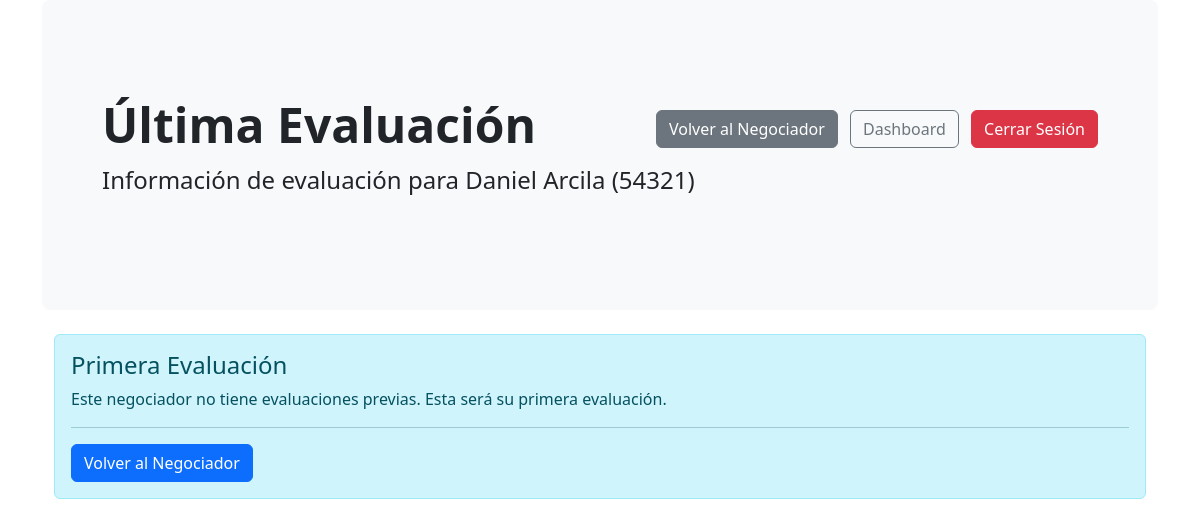
Page /negotiator/54321/last-evaluation/ (signed in) on the earlier database version.
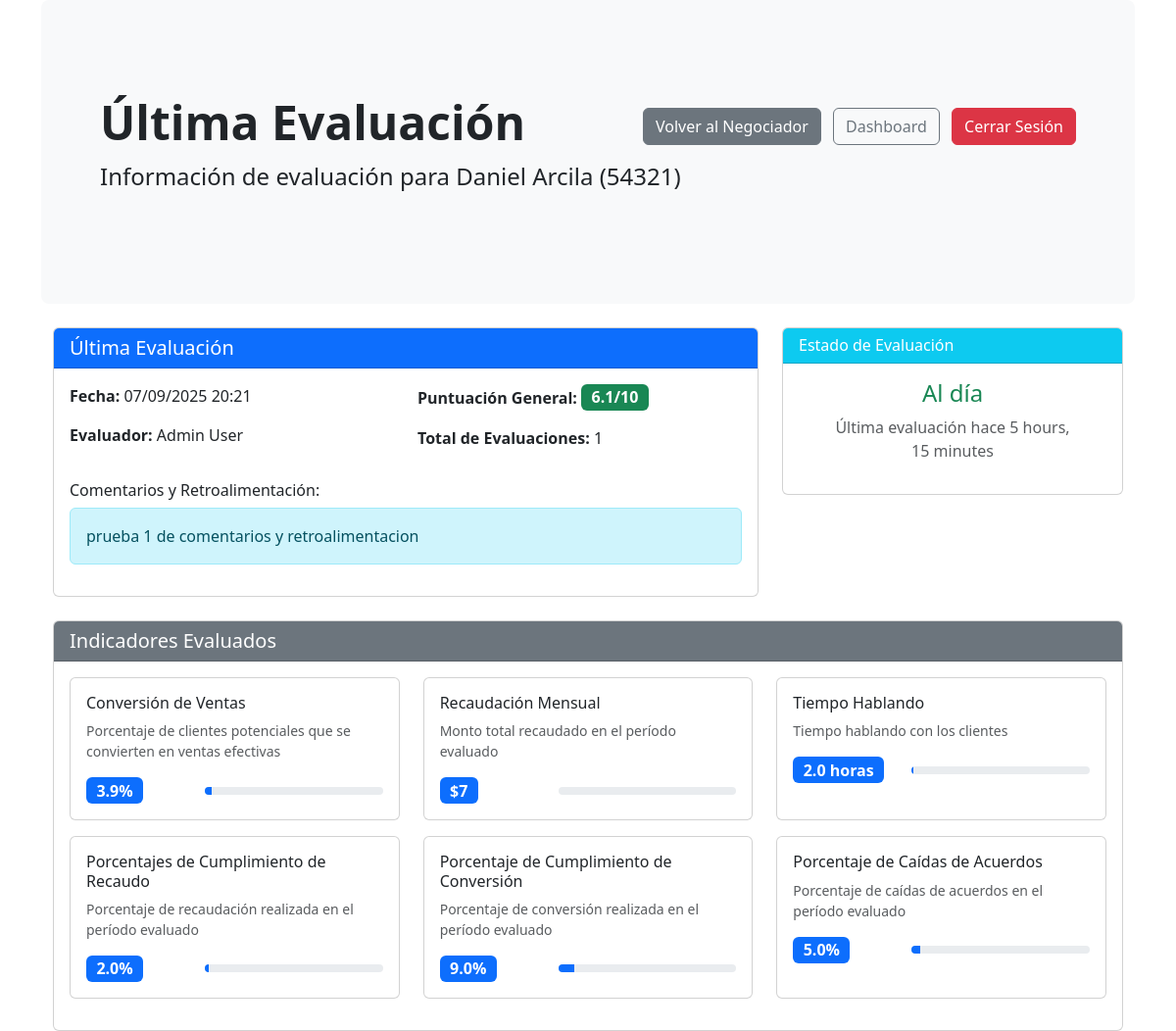
Same page on the later database version.
### accounts/models.py (models this page shows, shortened)
class Negotiator(models.Model):
    leader = models.ForeignKey(
        User,
        on_delete=models.CASCADE,
        related_name='negotiators',
        limit_choices_to={'role': 'lider'}
    )
    name = models.CharField(max_length=255)
    cedula = models.CharField(max_length=12, unique=True)
    @property
    def get_evaluation_status(self):
        last_evaluation = self.evaluations.order_by('-date').first()
        if not last_evaluation:
            return "Pendiente"
        six_months_ago = timezone.now() - timedelta(days=180)
        if last_evaluation.date < six_months_ago:
            return "Pendiente"
        return "Al día"
    def get_last_evaluation(self):
        return self.evaluations.order_by('-date').first()
    def has_evaluations(self):
        return self.evaluations.exists()
    def get_evaluation_count(self):
        return self.evaluations.count()

class Evaluation(models.Model):
    negotiator = models.ForeignKey(Negotiator, on_delete=models.CASCADE, related_name='evaluations')
    evaluator = models.ForeignKey(User, on_delete=models.CASCADE, related_name='evaluations_made')
    date = models.DateTimeField(auto_now_add=True)
    overall_score = models.FloatField(default=0.0)
    feedback = models.TextField(blank=True)

class User(AbstractBaseUser, PermissionsMixin):
    cedula_validator = RegexValidator(
        regex=r'^\d{5,12}$',
        message='La cédula debe tener entre 5 y 12 dígitos numéricos.'
    )
    cedula = models.CharField(
        max_length=12,
        unique=True,
        validators=[cedula_validator],
        primary_key=True,
        help_text='Documento de identidad'
    )
    email = models.EmailField(max_length=255, unique=True)
    first_name = models.CharField(max_length=255, blank=True)
    last_name = models.CharField(max_length=255, blank=True)
    is_active = models.BooleanField(default=True)
    is_staff = models.BooleanField(default=False)
    ROLE_CHOICES = (
        ('lider', 'Líder'),
        ('administrativo', 'Administrativo'),
    )
    role = models.CharField(max_length=20, choices=ROLE_CHOICES, default='administrativo')
    objects = UserManager()
    USERNAME_FIELD = 'cedula'
    REQUIRED_FIELDS = ['email', 'first_name', 'last_name']

class EvaluationKPI(models.Model):
    evaluation = models.ForeignKey(Evaluation, on_delete=models.CASCADE, related_name='kpis')
    kpi = models.ForeignKey(KPI, on_delete=models.CASCADE)
    score = models.FloatField(default=0.0)
    class Meta:
        unique_together = ('evaluation', 'kpi')

class KPI(models.Model):
    KPI_TYPE_CHOICES = [
        ('score', 'Puntuación (0-10)'),
        ('percentage', 'Porcentaje (0-100%)'),
        ('amount', 'Monto (pesos)'),
        ('hours', 'Horas'),
        ('count', 'Cantidad'),
    ]
    name = models.CharField(max_length=255)
    description = models.TextField(blank=True)
    kpi_type = models.CharField(max_length=20, choices=KPI_TYPE_CHOICES, default='score')
    min_value = models.FloatField(default=0.0, help_text='Valor mínimo permitido')
    max_value = models.FloatField(default=10.0, help_text='Valor máximo permitido')
    unit = models.CharField(max_length=20, blank=True, help_text='Unidad de medida (ej: %, $, horas)')
    def get_display_value(self, value):
        if self.kpi_type == 'percentage':
            return f"{value:.1f}%"
        elif self.kpi_type == 'amount':
            return f"${value:,.0f}"
        elif self.kpi_type == 'hours':
            return f"{value:.1f} horas"
        elif self.kpi_type == 'count':
            return f"{value:.0f}"
        else:  # score
            return f"{value:.1f}/10"

### accounts/views.py (the view)
# urls.py: path('negotiator/<str:cedula>/last-evaluation/', views.last_evaluation_view, name='last_evaluation'),
@login_required
def last_evaluation_view(request, cedula):
    if request.user.role != 'lider':
        return redirect('profile')
    negotiator = get_object_or_404(Negotiator, cedula=cedula, leader=request.user)
    last_evaluation = negotiator.get_last_evaluation()
    evaluation_kpis = []
    if last_evaluation:
        evaluation_kpis = last_evaluation.kpis.all().select_related('kpi')
    context = {
        'negotiator': negotiator,
        'last_evaluation': last_evaluation,
        'evaluation_kpis': evaluation_kpis,
        'has_evaluations': negotiator.has_evaluations(),
        'evaluation_count': negotiator.get_evaluation_count()
    }
    return render(request, 'accounts/last_evaluation.html', context)

### accounts/templatetags/kpi_tags.py (called while the page is built)
@register.filter
def kpi_display(kpi, value):
    return kpi.get_display_value(value)

### templates/accounts/last_evaluation.html (shortened to what the changed rows need)
{% extends 'base.html' %}
{% load kpi_tags %}
{% block content %}
<div class="p-5 mb-4 bg-light rounded-3">
    <div class="container-fluid py-5">
        <div class="d-flex justify-content-between align-items-center">
            <h1 class="display-5 fw-bold">Última Evaluación</h1>
            <div>
            </div>
        </div>
        <p class="fs-4">Información de evaluación para {{ negotiator.name }} ({{ negotiator.cedula }})</p>
    </div>
</div>
<div class="container">
    {% if has_evaluations %}
        <div class="row mb-4">
            <div class="col-md-8">
                <div class="card">
                    <div class="card-header bg-primary text-white">
                        <h5 class="mb-0">
                            Última Evaluación
                        </h5>
                    </div>
                    <div class="card-body">
                        <div class="row">
                            <div class="col-md-6">
                                <p><strong>Fecha:</strong> {{ last_evaluation.date|date:"d/m/Y H:i" }}</p>
                                <p><strong>Evaluador:</strong> {{ last_evaluation.evaluator.first_name }} {{ last_evaluation.evaluator.last_name }}</p>
                            </div>
                            <div class="col-md-6">
                                <p><strong>Puntuación General:</strong>
                                    <span class="badge bg-success fs-6">{{ last_evaluation.overall_score }}/10</span>
                                </p>
                                <p><strong>Total de Evaluaciones:</strong> {{ evaluation_count }}</p>
                            </div>
                        </div>
                        {% if last_evaluation.feedback %}
                            <div class="mt-3">
                                <h6>Comentarios y Retroalimentación:</h6>
                                <div class="alert alert-info">
                                    {{ last_evaluation.feedback }}
                                </div>
                            </div>
                        {% endif %}
                    </div>
                </div>
            </div>
            <div class="col-md-4">
                <div class="card">
                    <div class="card-header bg-info text-white">
                        <h6 class="mb-0">Estado de Evaluación</h6>
                    </div>
                    <div class="card-body text-center">
                        <h4 class="{% if negotiator.get_evaluation_status == 'Al día' %}text-success{% else %}text-warning{% endif %}">
                            {{ negotiator.get_evaluation_status }}
                        </h4>
                        <p class="text-muted">Última evaluación hace {{ last_evaluation.date|timesince }}</p>
                    </div>
                </div>
            </div>
        </div>
        {% if evaluation_kpis %}
            <div class="row">
                <div class="col-12">
                    <div class="card">
                        <div class="card-header bg-secondary text-white">
                            <h5 class="mb-0">
                                Indicadores Evaluados
                            </h5>
                        </div>
                        <div class="card-body">
                            <div class="row">
                                {% for eval_kpi in evaluation_kpis %}
                                    <div class="col-md-6 col-lg-4 mb-3">
                                        <div class="card h-100">
                                            <div class="card-body">
                                                <h6 class="card-title">{{ eval_kpi.kpi.name }}</h6>
                                                <p class="card-text text-muted small">{{ eval_kpi.kpi.description }}</p>
                                                <div class="d-flex justify-content-between align-items-center">
                                                    <span class="badge bg-primary fs-6">{{ eval_kpi.kpi|kpi_display:eval_kpi.score }}</span>
                                                    <div class="progress" style="width: 60%; height: 8px;">
                                                        <div class="progress-bar" role="progressbar"
                                                             style="width: {% widthratio eval_kpi.score eval_kpi.kpi.max_value 100 %}%"
                                                             aria-valuenow="{{ eval_kpi.score }}"
                                                             aria-valuemin="{{ eval_kpi.kpi.min_value }}"
                                                             aria-valuemax="{{ eval_kpi.kpi.max_value }}">
                                                        </div>
                                                    </div>
                                                </div>
                                            </div>
                                        </div>
                                    </div>
                                {% endfor %}
                            </div>
                        </div>
                    </div>
                </div>
            </div>
        {% else %}
            <div class="alert alert-warning" role="alert">
                <h5 class="alert-heading">Sin KPIs Detallados</h5>
                <p>Esta evaluación no tiene KPIs específicos registrados.</p>
            </div>
        {% endif %}
    {% else %}
        <div class="row">
            <div class="col-12">
                <div class="alert alert-info" role="alert">
                    <h4 class="alert-heading">
                        Primera Evaluación
                    </h4>
                    <p>Este negociador no tiene evaluaciones previas. Esta será su primera evaluación.</p>
                    <hr>
                    <p class="mb-0">
                        <a href="{% url 'negotiator_detail' cedula=negotiator.cedula %}" class="btn btn-primary">
                            Volver al Negociador
                        </a>
                    </p>
                </div>
            </div>
        </div>
    {% endif %}
</div>
{% endblock %}

Differences in the rows shown:
shown differently, row unchanged: Negotiator "Daniel Arcila": get_evaluation_status (not shown) → "Al día"
added Evaluation: date "07/09/2025 20:21", evaluator.first_name "Admin", evaluator.last_name "User", overall_score "6.1", feedback "prueba 1 de comentarios y retroalimentacion", date "5 hours, 15 minutes"
added EvaluationKPI: kpi.name "Conversión de Ventas", kpi.description "Porcentaje de clientes potenciales que se convierten en ventas efectivas", kpi|kpi_display "3.9%"
added EvaluationKPI: kpi.name "Recaudación Mensual", kpi.description "Monto total recaudado en el período evaluado", kpi|kpi_display "$7"
added EvaluationKPI: kpi.name "Tiempo Hablando", kpi.description "Tiempo hablando con los clientes", kpi|kpi_display "2.0 horas"
added EvaluationKPI: kpi.name "Porcentajes de Cumplimiento de Recaudo", kpi.description "Porcentaje de recaudación realizada en el período evaluado", kpi|kpi_display "2.0%"
added EvaluationKPI: kpi.name "Porcentaje de Cumplimiento de Conversión", kpi.description "Porcentaje de conversión realizada en el período evaluado", kpi|kpi_display "9.0%"
added EvaluationKPI: kpi.name "Porcentaje de Caídas de Acuerdos", kpi.description "Porcentaje de caídas de acuerdos en el período evaluado", kpi|kpi_display "5.0%"
Other differences:
{{ evaluation_count }}: (not shown) → "1"
text no longer shown: "Primera Evaluación Este negociador no tiene evaluaciones previas. Esta será su primera evaluación. Volver al Negociador"
text now shown: "Última Evaluación Fecha: Evaluador: Puntuación General: /10 Total de Evaluaciones: Comentarios y Retroalimentación: Estado de Evaluación Última evaluación hace Indicadores Evaluados"
